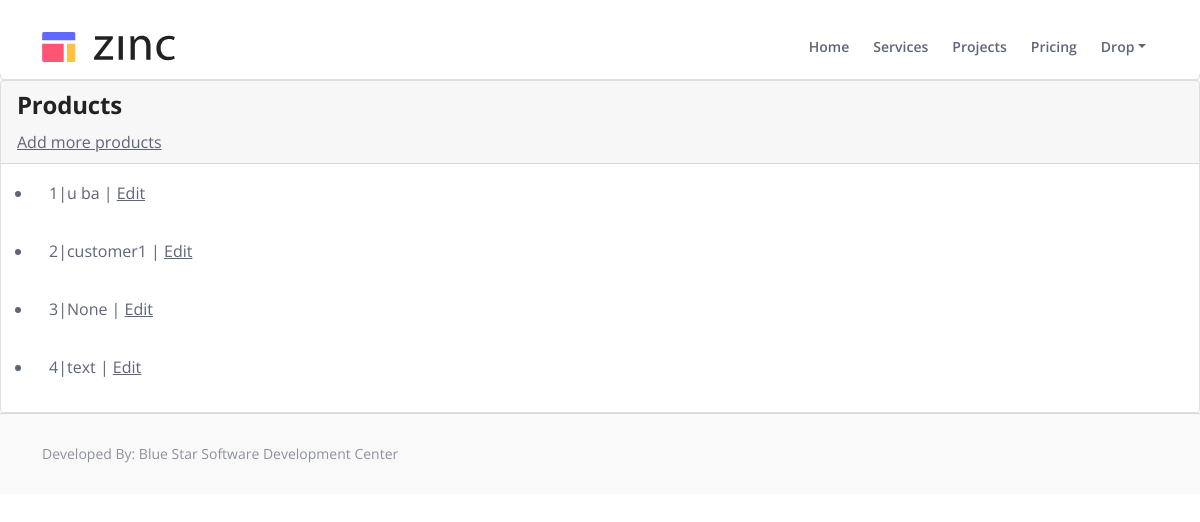
The page /invoicelist/ on the database its author committed.
### myapp/models.py (models this page shows, shortened)
class invoicedetail(models.Model):
    member = models.CharField(max_length=100, blank=True, null=True)
    customer = models.CharField(max_length=100, blank=True, null=True)
    total_amount = models.PositiveIntegerField(default=0)
    created_date = models.DateField(auto_now_add=True)
    created_at = models.DateTimeField(auto_now_add=True)
    updated_at = models.DateTimeField(auto_now=True)

### myapp/views.py (the view)
# urls.py: path('invoicelist/', invoicelist.as_view(), name='invoicelist'),
class invoicelist(ListView):
    model = invoicedetail
    template_name = "invoice_list.html"
    context_object_name = "invoice"

### templates/invoice_list.html
{% extends "index.html" %}
{% block content %}
    <div class="card mt-30">
        <div class="card-header card-header-secondary">
            <h4 class="card-title">Products</h4>
            <a href="{% url 'myapp:create_invoice' %}">Add more products</a>
        </div>
        <ul>
            {% for i in invoice %}
                <li class="card-body">{{ i.id }}|{{ i.customer}} | <a href="{% url 'myapp:update_invoice' i.id%}">Edit</a></li>
            {% endfor %}
        </ul>
    </div>
{% endblock content %}

### static/css/styles.css (style rules this page uses)
body, html { width: 100%; height: 100%; }
body, p { color: #5e6576; font: 400 1rem/1.625rem "Open Sans", sans-serif; }
h4 { color: #222222; font-weight: 700; font-size: 1.5rem; line-height: 2rem; letter-spacing: -0.2px; }
a { color: #5e6576; text-decoration: underline; }

### rows shown on the page
invoicedetail: id "1", customer "u ba"
invoicedetail: id "2", customer "customer1"
invoicedetail: id "3", customer "None"
invoicedetail: id "4", customer "text"
